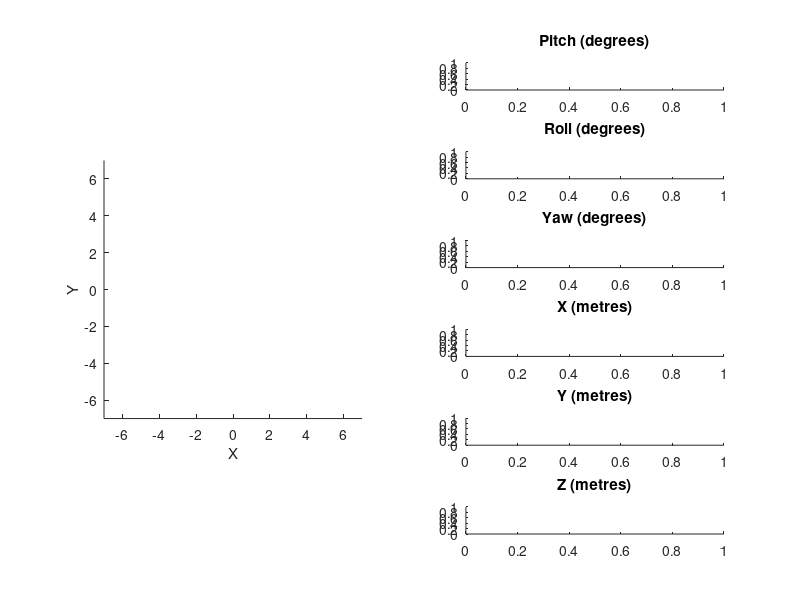

MATLAB code for this plot: (Note: this script raises an error after producing the figure.)
 function simulation_full
clear;

% ===== Physical Properties ==========

    %  === World Properties ======

        g = 9.81; % Field strength [N/kg];
        %is_drag = 0; % Enable or disable air resistance
        is_grav = 1; % Enable or disable gravity

    %  === Copter Properties ======

        quad_radius = 1; % Radius of quadrotor [m]
        quad_mass = 1.125; % Mass of quadrotor [kg]

        quad_I = [ % Inertia tensor [kg*m^2]
            0.0234548, 0, 0; 
            0, 0.0241389, 0;
            0, 0, 0.0467296;
            ];
        
        motor_pos = [
            0,quad_radius,0;
            0,-quad_radius,0;
            -quad_radius,0,0;
            quad_radius,0,0
        ];

        %b_p = 0.5*is_drag; % Aero drag factors [N*s^2/m^2]
        %b_r = 0.5*is_drag;
        %b_y = 0.5*is_drag;
        
        max_thrust = 1*g; %[N]
        thrust2torque = @(cmds) [cmds(1,:);cmds(2,:);-cmds(3,:);-cmds(4,:)]; %[1 0 0 0; 2/3 0 0 1/3; -1/3 0 0 -2/3; 0 0 0 -1]*cmds; % Function mapping motor thrust to torque generated [N*m]  
        

% ===== Simulation Setup ==========

    int_error = zeros(1,6);
       
    %  === Static Target Setup ======

%         target = [0 0 0 5 5 2]; % Define target positions (rpy xyz)
%             
%         dcm_target = angle2dcm(target(1),target(2),target(3),'XYZ'); % Calculate target position representation
%         right_target = dcm_target*[-quad_radius;0;0] + target(4:6)'; % Rotate target quadrotor points with target DCM
%         left_target = dcm_target*[quad_radius;0;0] + target(4:6)';
%         nose_target = dcm_target*[0;quad_radius;0] + target(4:6)'; 
%         tail_target = dcm_target*[0;-quad_radius;0] + target(4:6)';

    %  === Initial Conditions Setup ======

        t_start = tic; % Starts simulation clock
        t = toc(t_start);
        
        Told = 0;
        Fold = 0;
        motor_thrusts = zeros(4,1); % Define initial thrusts

        ICs = [ % Define initial kinematic conditions
            0 0 0 0 0 0; % pry xyz position
            0 0 0 0 0 0; % pry xyz velocity
            0 0 0 0 0 -quad_mass*g*is_grav % pry xyz acceleration - nonzero ICs here mess up acceleration calculations in the plant - keep these at zero (a_z = mg is a good offset)
            ];

        current = ICs;

    % ===== Plots Setup ==========
    
        fig1 = figure(1);
        
        subplot(6,2,[1 3 5 7 9 11]);
        axis(7*[-1 1 -1 1 0 2]);
        axis equal;
        xlabel('X');
        ylabel('Y');
        zlabel('Z');
        
        frame_nose_tail_target = line(nan,nan); set(frame_nose_tail_target,'Color','blue','LineStyle',':');
        frame_left_right_target = line (nan,nan); set(frame_left_right_target,'Color','green','LineStyle',':');
        shadow_nose_tail_target = line(nan,nan); set(shadow_nose_tail_target,'Color','black','LineStyle',':');
        shadow_left_right_target = line (nan,nan); set(shadow_left_right_target,'Color','black','LineStyle',':');
        
        frame_nose_tail_line = line(nan, nan); set(frame_nose_tail_line,'Color','blue'); 
        frame_right_left_line = line(nan, nan); set(frame_right_left_line,'Color','green');
        shadow_nose_tail_line = line(nan, nan); set(shadow_nose_tail_line,'Color','black','LineStyle','-'); 
        shadow_right_left_line = line(nan, nan); set(shadow_right_left_line,'Color','black','LineStyle','-'); 
        
        thrust_nose_line = line(nan, nan); set(thrust_nose_line,'Color','red','LineStyle','-');
        thrust_tail_line = line(nan, nan); set(thrust_tail_line,'Color','red','LineStyle','-');
        thrust_right_line = line(nan, nan); set(thrust_right_line,'Color','red','LineStyle','-');
        thrust_left_line = line(nan, nan); set(thrust_left_line,'Color','red','LineStyle','-');

        subplot(6,2,2); 
        title('Pitch (degrees)');
        pitch_line = line(nan, nan); set(pitch_line,'Color','blue'); 
        pitch_dot = line(nan, nan); set(pitch_dot,'Color','green','LineStyle','--'); 
        pitch_dotdot = line(nan, nan); set(pitch_dotdot,'Color','yellow','LineStyle',':');  
        pitch_target = line(nan, nan); set(pitch_target,'Color','black','LineStyle','-.');

        subplot(6,2,4);
        title('Roll (degrees)');
        roll_line = line(nan, nan); set(roll_line,'Color','blue');
        roll_dot = line(nan, nan); set(roll_dot,'Color','green','LineStyle','--'); 
        roll_dotdot = line(nan, nan); set(roll_dotdot,'Color','yellow','LineStyle',':');  
        roll_target = line(nan, nan); set(roll_target,'Color','black','LineStyle','-.');
        
        subplot(6,2,6);
        title('Yaw (degrees)');
        yaw_line = line(nan, nan); set(yaw_line,'Color','blue');
        yaw_dot = line(nan, nan); set(yaw_dot,'Color','green','LineStyle','--');
        yaw_dotdot = line(nan, nan); set(yaw_dotdot,'Color','yellow','LineStyle',':');
        yaw_target = line(nan, nan); set(yaw_target,'Color','black','LineStyle','-.');
        
        subplot(6,2,8); 
        title('X (metres)');
        x_line = line(nan, nan); set(x_line,'Color','blue'); 
        x_dot = line(nan, nan); set(x_dot,'Color','green','LineStyle','--'); 
        x_dotdot = line(nan, nan); set(x_dotdot,'Color','yellow','LineStyle',':');  
        x_target = line(nan, nan); set(x_target,'Color','black','LineStyle','-.');

        subplot(6,2,10);
        title('Y (metres)');
        y_line = line(nan, nan); set(y_line,'Color','blue');
        y_dot = line(nan, nan); set(y_dot,'Color','green','LineStyle','--'); 
        y_dotdot = line(nan, nan); set(y_dotdot,'Color','yellow','LineStyle',':');  
        y_target = line(nan, nan); set(y_target,'Color','black','LineStyle','-.');
        
        subplot(6,2,12);
        title('Z (metres)');
        z_line = line(nan, nan); set(z_line,'Color','blue');
        z_dot = line(nan, nan); set(z_dot,'Color','green','LineStyle','--');
        z_dotdot = line(nan, nan); set(z_dotdot,'Color','yellow','LineStyle',':');
        z_target = line(nan, nan); set(z_target,'Color','black','LineStyle','-.');

        function updateplots(current)
            

            dcm_target = angle2dcm(target(1),target(2),target(3),'XYZ'); % Calculate target position representation
            right_target = dcm_target*[-quad_radius;0;0] + target(4:6)'; % Rotate target quadrotor points with target DCM
            left_target = dcm_target*[quad_radius;0;0] + target(4:6)';
            nose_target = dcm_target*[0;quad_radius;0] + target(4:6)'; 
            tail_target = dcm_target*[0;-quad_radius;0] + target(4:6)';

            theta = current(1,1:3);
            %theta_dot = current(2,1:3);
            %theta_dotdot = current(3,1:3);
            
            position = current(1,4:6);
            %velocity = current(2,4:6);
            %acceleration = current(3,4:6);

            dcm = angle2dcm(theta(1),theta(2),theta(3),'XYZ'); % Convert calculated ypr angles to directional cosine matrix (DCM)

            nose = dcm*motor_pos(1,:)' + position';  % Rotate + translate quadrotor points with DCM
            tail = dcm*motor_pos(2,:)' + position';
            left = dcm*motor_pos(3,:)' + position';
            right = dcm*motor_pos(4,:)' + position';

            nose_thrust = dcm*(motor_pos(1,:) + motor_thrusts(1,:))' + position'; % Rotate thrust vector representations with DCM
            tail_thrust = dcm*(motor_pos(2,:) + motor_thrusts(2,:))' + position';
            left_thrust = dcm*(motor_pos(3,:) + motor_thrusts(3,:))' + position';
            right_thrust = dcm*(motor_pos(4,:) + motor_thrusts(4,:))' + position'; 

            subplot(6,2,[1 3 5 7 9 11]); % Plot 3D visualization
            title(['t=',num2str(t),'s']);
            set(frame_nose_tail_target,'XData',[nose_target(1),tail_target(1)],'YData',[nose_target(2),tail_target(2)],'ZData',[nose_target(3),tail_target(3)]);
            set(frame_left_right_target,'XData',[right_target(1),left_target(1)],'YData',[right_target(2),left_target(2)],'ZData',[right_target(3),left_target(3)]);
            set(shadow_nose_tail_target,'XData',[nose_target(1),tail_target(1)],'YData',[nose_target(2),tail_target(2)],'ZData',[0,0]);
            set(shadow_left_right_target,'XData',[right_target(1),left_target(1)],'YData',[right_target(2),left_target(2)],'ZData',[0,0]);

            set(frame_nose_tail_line,'XData',[nose(1),tail(1)],'YData',[nose(2),tail(2)],'ZData',[nose(3),tail(3)]);
            set(frame_right_left_line,'XData',[right(1),left(1)],'YData',[right(2),left(2)],'ZData',[right(3),left(3)]);
            set(shadow_nose_tail_line,'XData', [nose(1),tail(1)],'YData',[nose(2),tail(2)],'ZData',[0,0]);
            set(shadow_right_left_line,'XData',[right(1),left(1)],'YData',[right(2),left(2)],'ZData',[0,0]);
            set(thrust_nose_line, 'XData',[nose(1),nose_thrust(1)],'YData',[nose(2),nose_thrust(2)],'ZData',[nose(3),nose_thrust(3)]);
            set(thrust_tail_line,'XData',[tail(1),tail_thrust(1)],'YData',[tail(2),tail_thrust(2)],'ZData',[tail(3),tail_thrust(3)]);
            set(thrust_right_line,'XData',[right(1),right_thrust(1)],'YData',[right(2),right_thrust(2)],'ZData',[right(3),right_thrust(3)]);
            set(thrust_left_line, 'XData',[left(1),left_thrust(1)],'YData',[left(2),left_thrust(2)],'ZData',[left(3),left_thrust(3)]);          
            
            subplot(6,2,2); % Plot ypr angles vs time
            T = get(pitch_line, 'XData');    T = [T t];

            Theta = get(pitch_line, 'YData');    Theta = [Theta theta(1)*180/pi];
            set(pitch_line, 'XData', T, 'YData', Theta);

            %ThetaDot = get(pitch_dot, 'YData');    ThetaDot = [ThetaDot theta_dot(1)];
            %set(pitch_dot, 'XData', T, 'YData', ThetaDot);

            %ThetaDotDot = get(pitch_dotdot, 'YData');    ThetaDotDot = [ThetaDotDot theta_dotdot(1)];
            %set(pitch_dotdot, 'XData', T, 'YData', ThetaDotDot);

            ThetaTarget = get(pitch_target, 'YData');    ThetaTarget = [ThetaTarget target(1)*180/pi];
            set(pitch_target, 'XData', T, 'YData', ThetaTarget);


            subplot(6,2,4);
            T = get(roll_line, 'XData');    T = [T t];
            Theta = get(roll_line, 'YData');    Theta = [Theta theta(2)*180/pi];
            set(roll_line, 'XData', T, 'YData', Theta);

            %ThetaDot = get(roll_dot, 'YData');    ThetaDot = [ThetaDot theta_dot(2)];
            %set(roll_dot, 'XData', T, 'YData', ThetaDot);

            %ThetaDotDot = get(roll_dotdot, 'YData');    ThetaDotDot = [ThetaDotDot theta_dotdot(2)];
            %set(roll_dotdot, 'XData', T, 'YData', ThetaDotDot);

            ThetaTarget = get(roll_target, 'YData');    ThetaTarget = [ThetaTarget target(2)*180/pi];
            set(roll_target, 'XData', T, 'YData', ThetaTarget);


            subplot(6,2,6);
            T = get(yaw_line, 'XData');    T = [T t];
            Theta = get(yaw_line, 'YData');    Theta = [Theta theta(3)*180/pi];
            set(yaw_line, 'XData', T, 'YData', Theta)

            %ThetaDot = get(yaw_dot, 'YData');    ThetaDot = [ThetaDot theta_dot(3)];
            %set(yaw_dot, 'XData', T, 'YData', ThetaDot);

            %ThetaDotDot = get(yaw_dotdot, 'YData');    ThetaDotDot = [ThetaDotDot theta_dotdot(3)];
            %set(yaw_dotdot, 'XData', T, 'YData', ThetaDotDot);

            ThetaTarget = get(yaw_target, 'YData');    ThetaTarget = [ThetaTarget target(3)*180/pi];
            set(yaw_target, 'XData', T, 'YData', ThetaTarget); 
            
            
            subplot(6,2,8); % Plot ypr angles vs time
            T = get(x_line, 'XData');    T = [T t];

            X = get(x_line, 'YData');    X = [X position(1)];
            set(x_line, 'XData', T, 'YData', X);

            %XDot = get(x_dot, 'YData');    XDot = [XDot velocity(1)];
            %set(x_dot, 'XData', T, 'YData', XDot);

            %XDotDot = get(x_dotdot, 'YData');    XDotDot = [XDotDot acceleration(1)];
            %set(x_dotdot, 'XData', T, 'YData', XDotDot);

            XTarget = get(x_target, 'YData');    XTarget = [XTarget target(4)];
            set(x_target, 'XData', T, 'YData', XTarget);


            subplot(6,2,10);
            T = get(y_line, 'XData');    T = [T t];
            Y = get(y_line, 'YData');    Y = [Y position(2)];
            set(y_line, 'XData', T, 'YData', Y);

            %YDot = get(y_dot, 'YData');    YDot = [YDot velocity(2)];
            %set(y_dot, 'XData', T, 'YData', YDot);

            %YDotDot = get(y_dotdot, 'YData');    YDotDot = [YDotDot acceleration(2)];
            %set(y_dotdot, 'XData', T, 'YData', YDotDot);

            YTarget = get(y_target, 'YData');    YTarget = [YTarget target(5)];
            set(y_target, 'XData', T, 'YData', YTarget);


            subplot(6,2,12);
            T = get(z_line, 'XData');    T = [T t];
            Z = get(z_line, 'YData');    Z = [Z position(3)];
            set(z_line, 'XData', T, 'YData', Z)

            %ZDot = get(z_dot, 'YData');    ZDot = [ZDot velocity(3)];
            %set(z_dot, 'XData', T, 'YData', ZDot);

            %ZDotDot = get(z_dotdot, 'YData');    ZDotDot = [ZDotDot acceleration(3)];
            %set(z_dotdot, 'XData', T, 'YData', ZDotDot);

            ZTarget = get(z_target, 'YData');    ZTarget = [ZTarget target(6)];
            set(z_target, 'XData', T, 'YData', ZTarget); 

        end %updateplots

        
% ===== Main Loop ==========

while (ishandle(fig1))
    
    t_prev = t; % Determine current time and timestep
    t = toc(t_start); 
    dt = t-t_prev;
    
    target = instructions(); % Define target positions (rpy xyz)
    
    commands = controller(current);
    %commands = commands + signal_noise; % signal_noise could be added here
    
    current = plant(commands,current);
    %current = current + sensor_noise;  % sensor_noise could be added here
    
    updateplots(current);
    pause(.02);
    
end %while

% ===== Subsystems ==========

function output = controller(current)

    % PID Parameter Setup
    kp = [1/2    1/2     1/8     .01   .01   50];
    ki = [1/8   1/8    1/32     .001  0.001   20];
    kd = [1/2  1/2     1/8     .02  .02    4];

    % Error Calculation
    error = target - current(1,:);
    d_error = -current(2,:);
    int_error_temp = int_error + error*dt;
    
    % Adjust offset to move to target xy position
    
    offset = zeros(1,6);
    offset(1) = cutoff(-pi/4,pi/4,kp(5)*error(5) + ki(5)*int_error_temp(5) + kd(5)*d_error(5)); % Move in x-axis - tilt up to 45 degrees
    offset(2) = -cutoff(-pi/4,pi/4,kp(4)*error(4) + ki(4)*int_error_temp(4) + kd(4)*d_error(4)); % Move in y-axis - tilt up to 45 degrees
        
    error = target + offset - current(1,:);
    int_error = int_error + error*dt;
    
    % PID Control
    corrections = kp.*error + ki.*int_error + kd.*d_error;

    % Generate motor commands from PID corrections

    nose_thrust = cutoff(0, max_thrust, 0.5*corrections(1) + 0.25*corrections(3) + 0.25*corrections(6));
    nose_angle = 0;

    tail_thrust = cutoff(0, max_thrust, -0.5*corrections(1) + 0.25*corrections(3) + 0.25*corrections(6));
    tail_angle = 0;
    
    left_thrust = cutoff(0, max_thrust, 0.5*corrections(2) - 0.25*corrections(3) + 0.25*corrections(6));
    left_angle = 0;

    right_thrust = cutoff(0, max_thrust, -0.5*corrections(2) - 0.25*corrections(3) + 0.25*corrections(6));
    right_angle = 0;

    output = [
        nose_thrust nose_angle;
        tail_thrust tail_angle;
        left_thrust left_angle;
        right_thrust right_angle
    ];
    
end

function current = plant(commands, prev)

    %Unpack previous physical data
    theta = prev(1,1:3);
    omega = prev(2,1:3);
    alpha = prev(3,1:3);
    x = prev(1,4:6);
    v = prev(2,4:6);
    a = prev(3,4:6);
    
    motor_thrusts = [
    (angle2dcm(0,commands(1,2),0,'XYZ')*[0;0;commands(1,1)])';
    (angle2dcm(0,-commands(2,2),0,'XYZ')*[0;0;commands(2,1)])';
    (angle2dcm(-commands(3,2),0,0,'XYZ')*[0;0;commands(3,1)])';
    (angle2dcm(commands(4,2),0,0,'XYZ')*[0;0;commands(4,1)])'
    ];

    motor_torques = thrust2torque(motor_thrusts);
    
    Tnet = zeros(1,3);
    Fnet = zeros(1,3);
    for n=1:4;
        Tnet = Tnet + cross(motor_pos(n,:),motor_thrusts(n,:)) + motor_torques(n,:);
        Fnet = Fnet + motor_thrusts(n,:);
    end %for n

    dT = Tnet - Told;

    dalpha = dT/quad_I;
    
    alpha = alpha + dalpha;
    omega = omega + alpha*dt;
    theta = theta + omega*dt;
    
    Fnet = (angle2dcm(theta(1),theta(2),theta(3),'XYZ')*Fnet')';
    
    dF = Fnet - Fold;
    da = dF/quad_mass;

    a = a + da;
    v = v + a*dt;
    x = x + v*dt;
    
    Told = Tnet;
    Fold = Fnet;

    current = [ % Repack current data
        theta x;
        omega v;
        alpha a;
        ];

end

function target = instructions()
    target = [0 0 0 2*sin(t/5) 4*cos(t/10) 6*cos(t/10+pi)+6];
end % instructions

function out = cutoff(min, max, val)
    if (val < min)
        out = min;
    elseif (val > max)
         out = max;
    else
        out = val;            
    end %if
end % cutoff

end %SYSTEM     


